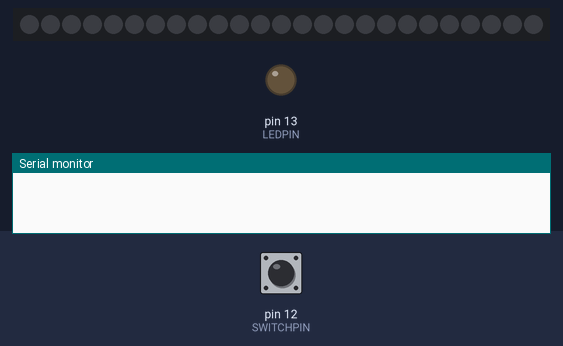
Simulated run of this sketch. Board: Arduino Uno, built with avr-gcc and run on an emulated ATmega328P. Parts: 25 RGB LEDs in strip order, left to right, output pins drawn as LEDs (lit = HIGH), the last lines printed to the serial monitor. Wiring (inferred from the names in the program): WS2801 LEDs: data pin 2; clock pin 3. Inputs (shaded band) come from the test bench; at power-on: pin 12 (SWITCHPIN) HIGH. Random numbers use the default seed unless the sketch sets one; pins used as bus, display or sensor lines are not drawn.

Above: at 1.2 s.
1.3 s: pin 12 (SWITCHPIN) pulled LOW for 0.15 s
At 2.1 s:
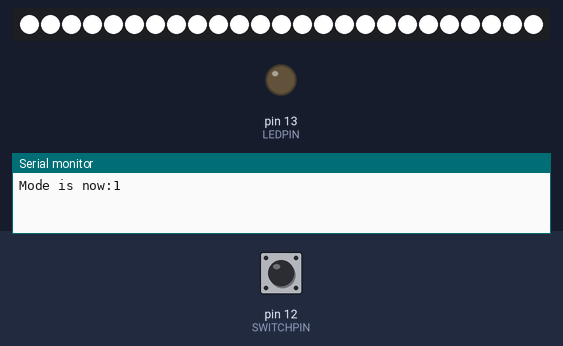
2.9 s: pin 12 (SWITCHPIN) pulled LOW for 1 s
At 3.45 s:
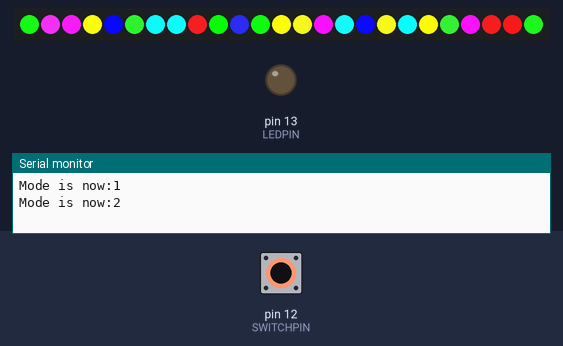
At 4.68 s:
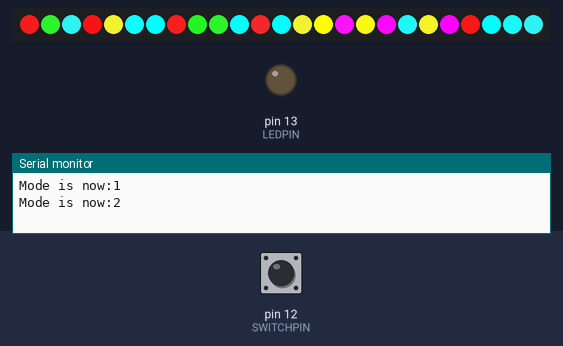
Timing chart, 0 to 6.2 s (numbered marks = the images above; inputs shaded):
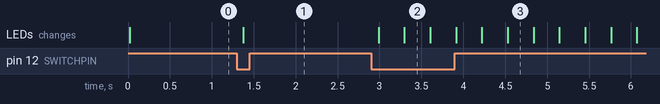

The sketch:

hoffmanlights.ino
```cpp
// (licence header left out)
#define SDI 2
#define CKI 3
#define LEDPIN 13
#define SWITCHPIN 12
#define STRIP_LENGTH 25
#define WRITE_WAIT_US 1000
#define OFF 0
#define WHITE 1
#define TRIPPY 2

#define DEBOUNCE_MS 50

uint8_t mode=OFF;
uint8_t activeMode=TRIPPY;

int lastButtonState = LOW;   // the previous reading from the input pin
int buttonState;
long lastDebounceTime = 0;  // the last time the output pin was toggled
long debounceDelay = 50;    // the debounce time; increase if the output flickers


long strip_colors[STRIP_LENGTH];

void setup() {
  pinMode(SDI, OUTPUT);
  pinMode(CKI, OUTPUT);
  pinMode(LEDPIN, OUTPUT);
  pinMode(SWITCHPIN, INPUT);
  digitalWrite(SWITCHPIN, HIGH);

  //Clear out the array
  for(int x = 0 ; x < STRIP_LENGTH ; x++) strip_colors[x] = 0;

  //Seed random generator
  randomSeed(analogRead(0));

  Serial.begin(115200);
}

void loop() {

  //Monitor operating mode
  // read the state of the switch into a local variable:
  int reading = digitalRead(SWITCHPIN);
  // If the switch changed, due to noise or pressing, reset the debouncing timer
  if (reading != lastButtonState)
    lastDebounceTime = millis();
  //If the time since state chage exceeds the debounceDelay then the button
  // was pressed or released
  if ((millis() - lastDebounceTime) > DEBOUNCE_MS) {
    //If it was pressed go to the next mode
    if (reading==LOW && buttonState==HIGH) {
      mode=(mode+1) % 3;
      Serial.print("Mode is now:");Serial.println((long)mode);
    }
    buttonState=reading;
  }
  // save the reading.  Next time through the loop,
  // it'll be the lastButtonState:
  lastButtonState = reading;


  switch (mode) {
   case OFF:
       lightsOut();
       break;
   case WHITE:
       lightsOn();
       break;
   case TRIPPY:
       rave();
       break;
  }

}

void lightsOut(void) {
  if (activeMode !=0) {
    for(int x = (STRIP_LENGTH - 1) ; x >= 0 ; x--) strip_colors[x] = 0;
    post_frame();
    activeMode=0;
  }
}

void lightsOn(void) {
    for(int x = (STRIP_LENGTH - 1) ; x >= 0 ; x--) strip_colors[x] = 0xFFFFFF;
    post_frame();
    activeMode=1;
}

void rave(void) {
  addRandom();
  post_frame();
  activeMode=2;
}

//Throws random colors down the strip array
void addRandom(void) {

  //First, shuffle all the current colors down one spot on the strip
  for(int x = (STRIP_LENGTH - 1) ; x > 0 ; x--)
    strip_colors[x] = strip_colors[x - 1];

  //Now form a new RGB color
  long new_color = newRandomColor();
  /*for(int x = 0 ; x < 3 ; x++){
    new_color <<= 8;
    new_color |= random(0xFF); //Give me a number from 0 to 0xFF
    //new_color &= 0xFFFFF0; //Force the random number to just the upper brightness levels. It sort of works.
  }*/

  strip_colors[0] = new_color; //Add the new random color to the strip
}


long newRandomColor() {

    int h1 = random(6);

    float r, g, b;

    float s = 0.65 + (random(101)/100.0) * 0.35; // Quite saturated
    float l = 0.5;

    float c = (1 - abs(2 * l - 1)) * s; // Chroma.

    float m = l - c/2;

    float x = c * (1 - abs(h1 % 2 - 1));

    if (h1 < 1) { r=c; g=x; b=0;}
    else if (h1<2) { r=x; g=c; b=0;}
    else if (h1<3) { r=0; g=c; b=x;}
    else if (h1<4) { r=0; g=x; b=c;}
    else if (h1<5) { r=x; g=0; b=c;}
    else { r=c; g=0; b=x;}

    return ( ( (long) ((r + m)*255) ) <<16) | (( (long) ((g + m)*255) ) <<8) | ( (long) ((b + m)*255) );
}


//Takes the current strip color array and pushes it out
void post_frame (void) {
  //Each LED requires 24 bits of data
  //MSB: R7, R6, R5..., G7, G6..., B7, B6... B0
  //Once the 24 bits have been delivered, the IC immediately relays these bits to its neighbor
  //Pulling the clock low for 500us or more causes the IC to post the data.

  for(int LED_number = 0 ; LED_number < STRIP_LENGTH ; LED_number++) {
    long this_led_color = strip_colors[LED_number]; //24 bits of color data

    for(byte color_bit = 23 ; color_bit != 255 ; color_bit--) {
      //Feed color bit 23 first (red data MSB)

      digitalWrite(CKI, LOW); //Only change data when clock is low

      long mask = 1L << color_bit;
      //The 1'L' forces the 1 to start as a 32 bit number, otherwise it defaults to 16-bit.

      if(this_led_color & mask)
        digitalWrite(SDI, HIGH);
      else
        digitalWrite(SDI, LOW);

      digitalWrite(CKI, HIGH); //Data is latched when clock goes high
    }
  }

  //Pull clock low to put strip into reset/post mode
  digitalWrite(CKI, LOW);
  delayMicroseconds(WRITE_WAIT_US);
}
```

Measured:
- after the input at 1.3 s, the LEDs: change after 0.08 s (image 1)
- after the input at 2.9 s, the LEDs: first change after 0.09 s (image 2 shows a later state)
